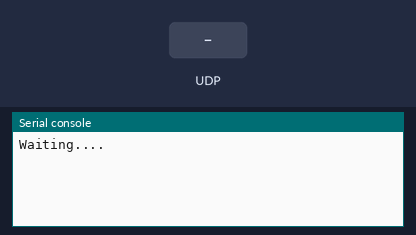
Simulated run of this program. Board: ESP8266 board running MicroPython. On the bench: the last lines printed to the serial console. The test bench sets the inputs (shaded band).

Above: at 1.2 s.
1.3 s: UDP packet "1" arrives
At 1.7 s:
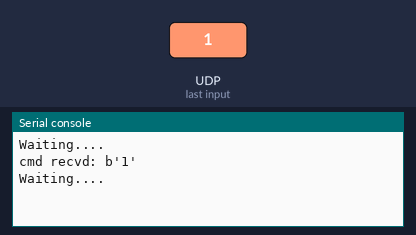
2.8 s: UDP packet "on" arrives
At 4.0 s:
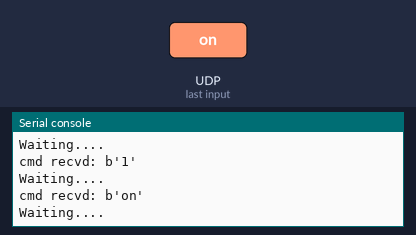
4.3 s: UDP packet "off" arrives
At 5.2 s:
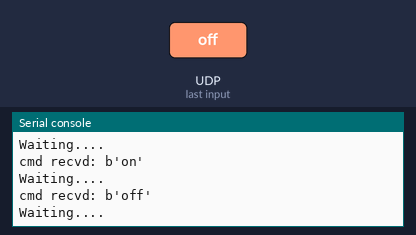

Measured:
- after the input at 1.3 s, the serial console: prints a new line at once (image 1)
- after the input at 2.8 s, the serial console: prints a new line at once (image 2)
- after the input at 4.3 s, the serial console: prints a new line at once (image 3)

The program:

mainESP5v1.py
```python
# mainESP5.py - esp8266 board
#
# Master program for ESP5
#    Reads a VL53L0x time-of-flight sensor. It then
#    send the data out using a UDP packet to the local network
#
#
# 1/30/2020 - sjc
#
#

# imports needed
from machine import I2C, Pin
import vl53l0x
import time
import socket
import network


dist1Unit = 'mm'
dist1ID = '05001'

# Setup i2c to talk to sensor
i2c = I2C(-1, Pin(5), Pin(4))
sensor = vl53l0x.VL53L0X(i2c)

# set up socket
# Get local IP address
wlan = network.WLAN(network.STA_IF)
hostip = wlan.ifconfig()[0]
port = 10000

# Open a UDP socket
sock = socket.socket(socket.AF_INET, socket.SOCK_DGRAM)
server_address = (hostip, port)
sock.bind(server_address)

# Main loop
#
# The main loop waits for a packet to arrive and then takes action
# based on the command in the packet message

while True:
    print('Waiting....')
    try:
        command, address = sock.recvfrom(2048)

        # echo what we got
        print('cmd recvd: %s' % command)

        # Now main loop for commands
        # micropython recvfrom returns a byte array and not a string
        # so for simplicity just use byte commands

        if command == b'\xAA':
            # Base is looking for nodes, reply with name
            print('PING')
            message = 'ESP5'
        elif command == b'\xBB':
            # Query for data
            print('Measuring')
            # Set up message Header
            #
            # Standard message format to make reading multiple sensors easier
            #
            # Format is:
            #    1. ESP## - ESP number 2-digit number i.e. ESP01 (up to 99 sensors)
            #    2. sensorid - made of esp# and 3-digit sensor num. i.e. 01001 (board 1, sens 1)
            #    3. reading - float in native units
            #    4. units - unit abbreviation (i.e. C, F, RH, etc...)
            #
            #   Then repeat 2-4 for each sensor. Fields seperated by ':' character
            #

            # Main loop to get readings
            message = "ESP5:"

            distance = sensor.read()

            try:

                # Print to terminal (if connected) for debugging
                print("Distance (mm): %d " % (distance))

                message = message + "{:s}:{:d}:{:s}".format(dist1ID,distance,dist1Unit)

            except:
                message = "Error"
                pass

        sock.sendto(message, address)
    except:
        pass
```
